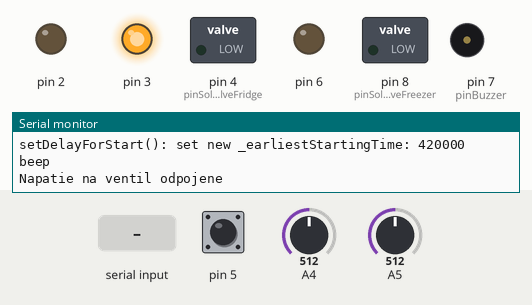
This sketch was run on a simulated Arduino Uno, built with avr-gcc and run on an emulated ATmega328P. On the bench: switched loads named in the sketch (green lamp = pin HIGH), output pins drawn as LEDs (lit = HIGH), buzzer (waves = sounding), the last lines printed to the serial monitor. Inputs (shaded band) come from the test bench; at power-on: pin 5 LOW, A5 = 512, A4 = 512.

Above: at 1.2 s.
1.3 s: pin 5 pulled HIGH for 0.15 s
At 1.46 s:
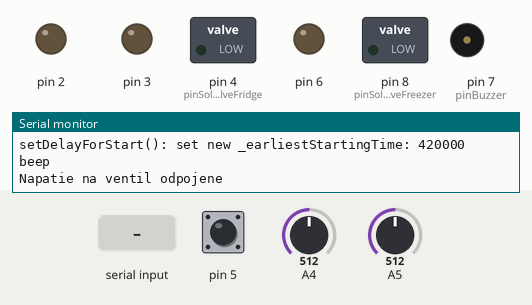
3.0 s: "f" received over Serial
At 3.21 s:
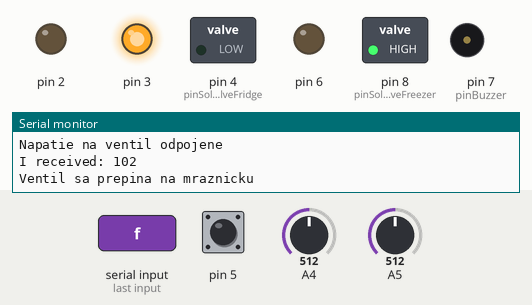
4.9 s: "z" received over Serial
At 5.2 s:
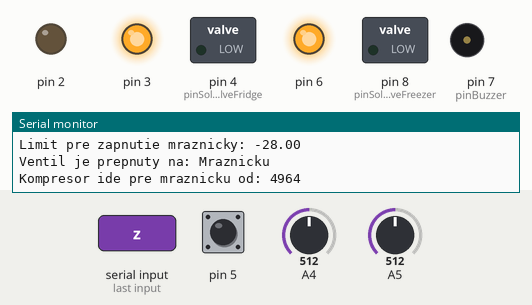
6.4 s: A5 set to 333
11.2 s: A5 set to 308
At 15.29 s:
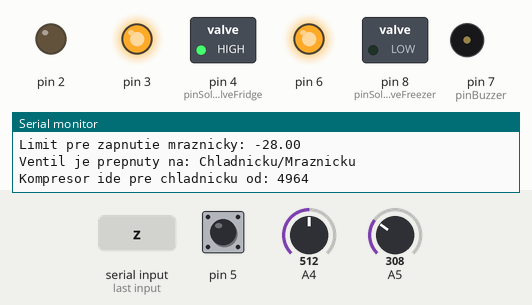
16.9 s: pin 5 pulled HIGH for 1 s
At 17.5 s:
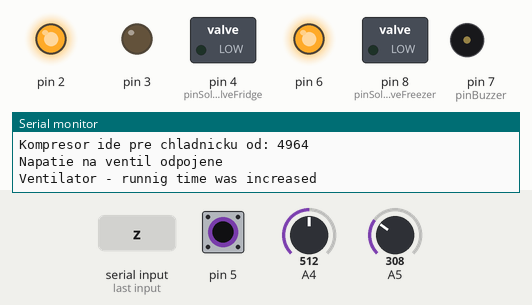
Timing chart, 0 to 19.9 s (numbered marks = the images above; inputs shaded):
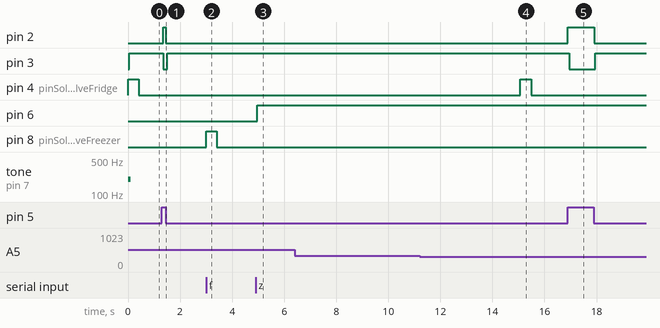

Measured:
- the behaviour switches between 322 and 321 on A5 (found by bisection; images 3 and 4)
- after the input at 1.3 s, pin 2: LOW → HIGH after 0.06 s, → LOW 0.10 s later; pin 3: HIGH → LOW after 0.06 s, → HIGH 0.15 s later
- after the input at 3.0 s, pin 8 (pinSolenoidValveFreezer): LOW → HIGH at once, → LOW 0.40 s later
- after the input at 4.9 s, pin 6: LOW → HIGH after 0.06 s
- after the input at 11.2 s, pin 4 (pinSolenoidValveFridge): LOW → HIGH after 3.9 s, → LOW 0.42 s later
- after the input at 16.9 s, pin 2: LOW → HIGH at once, → LOW 1.0 s later; pin 3: HIGH → LOW after 0.05 s, → HIGH 1.0 s later

The sketch:

Chladnicka.ino
```cpp
#include <avr/wdt.h>

#include "Config.h"
#include "Compressor.h"
#include "Ventilator.h"
#include "Lights.h"
#include "ArithAverage.h"
#include "TempSensor.h"
#include "Buzzer.h"
#include "SolenoidValve.h"
#include "Door.h"
#include "Refrigerator.h"


//* pre testnutie kompilacie, kolko pamate zabera projekt, ked je trieda CRefrigerator vytvorena na halde
//* toto testnutie ukaze cislo, kolko by to mohlo zaberat v pamati, ked je trieda CRefrigerator vytvorena na heape
//Config conf;
//CRefrigerator ref;

//* -----------------------------------------------------------
void setup() {
	new Config();
	watchdogSetup();
	Serial.begin(115200);
	new CRefrigerator();
}

//* -----------------------------------------------------------
void loop() {
	//* vynuteny restart chladnicky
	//* pokial je millis() mensi ako nastaveny cas (4 hodiny), dovtedy sa watchdog bude resetovat.
	//* pokial tento cas presiahne, tak nedovolime reset watchdogu a tym bude vynuteny reset procesoru
	if (millis() < g_pConfig->getForcedResetTime()) {
		//* resetuje watchdog
		wdt_reset();
	}
	CRefrigerator::getInstance()->loop();
	delay(50);
}

void watchdogSetup(void) {
	cli(); // disable all interrupts
	wdt_reset(); // reset the WDT timer
	/*
	Bit Name
	7	WDIF
	6	WDIE
	5	WDP3
	4	WDCE
	3	WDE
	2	WDP2
	1	WDP1
	0	WDP0

	WDP3 WDP2 WDP1 WDP0 Time-out(ms)
	0	  0    0    0    16
	0	  0    0    1    32
	0	  0    1    0    64
	0 	  0    1    1    125
	0 	  1    0    0    250
	0 	  1    0    1    500
	0 	  1    1    0    1000
	0 	  1    1    1    2000
	1 	  0    0    0    4000
	1 	  0    0    1    8000

	WDTCSR configuration:
	WDIE = 1: Interrupt Enable
	WDE = 1 :Reset Enable
	WDP3 = 0 :For 2000ms Time-out
	WDP2 = 1 :For 2000ms Time-out
	WDP1 = 1 :For 2000ms Time-out
	WDP0 = 1 :For 2000ms Time-out
	*/
	// Enter Watchdog Configuration mode:
	WDTCSR |= (1 << WDCE) | (1 << WDE);
	// Set Watchdog settings:
	WDTCSR = (1 << WDIE) | (1 << WDE) | (0 << WDP3) | (1 << WDP2) | (1 << WDP1) | (1 << WDP0);
	sei();
}

ISR(WDT_vect) // Watchdog timer interrupt.
{
	// Include your code here - be careful not to use functions they may cause the interrupt to hang and
	// prevent a reset.
	//* nedavat sem Serial.print(), lebo vyvolava prerusenie
}


//* TODO
//* po presiahnuti limitov vypnut chladnicku celu a dat alarm!
```

ArithAverage.cpp
```cpp
//
//
//

#include "ArithAverage.h"

CArithAverage::CArithAverage() {
	_sensorValues = new float[g_pConfig->getNumberOfSensorValuesForArithAverage()];
	for (int i = 0; i < g_pConfig->getNumberOfSensorValuesForArithAverage(); i++) {
		_sensorValues[i] = 9999;
	}
}

//* metoda prepisuje NUMBER_OF_SENSOR_VALUES_FOR_ARITH_AVERAGE prvkov
void CArithAverage::addValueForArithAverage(float newValue) {
	_sensorValues[_index] = newValue;
	//		Serial.print("added: ");
	//		Serial.println(newValue);
	if (_index == g_pConfig->getNumberOfSensorValuesForArithAverage() - 1) {
		_index = 0;
	} else {
		_index++;
	}
}

//* vrati aritmeticky priemer
float CArithAverage::getArithAverage() {
	int ii = 0;
	float val = 0;
	float min = 9999;
	float max = -9999;
	//Serial.print(F("Stat: cur: "));
	//Serial.print(_sensorValues[_index - 1]);
	for (int i = 0; i < g_pConfig->getNumberOfSensorValuesForArithAverage(); i++) {
		if (((int)_sensorValues[i]) != 9999) {
			val += _sensorValues[i];
			//Serial.print(_sensorValues[i]);
			//Serial.print(", ");
			min = _sensorValues[i] < min ? _sensorValues[i] : min;
			max = _sensorValues[i] > max ? _sensorValues[i] : max;
			ii++;
		}
	}
	//Serial.print(F(", min: "));
	//Serial.print(min);
	//Serial.print(F(", max: "));
	//Serial.print(max);
	val = val / ii;
	//Serial.print(F(", avr: "));
	//Serial.println(val);
	return val;
}
```

ArithAverage.h
```cpp
// ArithAverage.h

#ifndef _ARITHAVERAGE_h
#define _ARITHAVERAGE_h

#if defined(ARDUINO) && ARDUINO >= 100
	#include "arduino.h"
#else
	#include "WProgram.h"
#endif

#include "Object.h"
#include "Config.h"

class CArithAverage {
private:
	//float _sensorValues[Config::Constants::NUMBER_OF_SENSOR_VALUES_FOR_ARITH_AVERAGE];
	float * _sensorValues; // [Config::getInstance()->getNumberOfSensorValuesForArithAverage()];
	byte _index = 0;
public:
	CArithAverage();
	//* metoda prepisuje NUMBER_OF_SENSOR_VALUES_FOR_ARITH_AVERAGE prvkov
	void addValueForArithAverage(float newValue);
	//* vrati aritmeticky priemer
	float getArithAverage();
};


#endif
```

Buzzer.cpp
```cpp
//
//
//

#include "Buzzer.h"

void CBuzzer::beep() {
	Serial.println(F("beep"));
	tone(g_pConfig->getPinBuzzer()/*Config::pinBuzzer*/, 200, 100);
}

//* nastavi priznak zapnutia pipaca
//* dalsim prechodom cez loop() sa pipac zapne/vypne
void CBuzzer::setAlarm(AlarmType alarmType) {
	//* pokial nie je alarm, tak ho nastavime aj s casom zacatia a typom alarmu
	if (_isAlarm == false) {
		_isAlarm = true;
		_alarmStart = _currentMillis;
		switch (alarmType) {
			case openDoor/*Config::BUZZER__ALARM_OPEN_DOOR*/:
				_beepInterval = g_pConfig->getBuzzerAlarmOpenDoorInterval(); // Config::BUZZER__ALARM_OPEN_DOOR__INTERVAL;
				break;
			case lowTempRefrig/*Config::BUZZER__ALARM_LOW_TEMP_REFRIG*/:
				_beepInterval = g_pConfig->getBuzzerAlarmLowTempRefrigInterval(); // Config::BUZZER__ALARM_LOW_TEMP_REFRIG__INTERVAL;
				break;
			case lowTempFreezer/*Config::BUZZER__ALARM_LOW_TEMP_FREEZER*/:
				_beepInterval = g_pConfig->getBuzzerAlarmLowTempFreezerInterval(); //Config::BUZZER__ALARM_LOW_TEMP_FREEZER_INTERVAL;
				break;
		}
	}
}

//* nastavi priznak zrusenia alarmu
void CBuzzer::resetAlarm() {
	_isAlarm = false;
}

void CBuzzer::loop(unsigned long currentMillis) {
	CObject::loop(currentMillis);
	if (_isAlarm == true) {
		if (_alarmStart + _beepInterval <= currentMillis) {
			pinWriteD(!getDigitalPinStatus());
			_isAlarm = false;
		}
	} else {
		pinWriteD(false);
	}
}
```

Buzzer.h
```cpp
// Buzzer.h

#ifndef _BUZZER_h
#define _BUZZER_h

#if defined(ARDUINO) && ARDUINO >= 100
	#include "arduino.h"
#else
	#include "WProgram.h"
#endif

#include "Object.h"

enum AlarmType {
	openDoor,
	lowTempRefrig,
	lowTempFreezer
};

class CBuzzer : CObject {
private:
	bool _isAlarm = false;
	unsigned long _alarmStart = 0;
	unsigned long _beepInterval = 0;

public:
	CBuzzer() : CObject(g_pConfig->getPinBuzzer(), OUTPUT) {}

	void beep();
	//* nastavi priznak zapnutia pipaca
	//* dalsim prechodom cez loop() sa pipac zapne/vypne
	void setAlarm(AlarmType alarmType);
	//* nastavi priznak zrusenia alarmu
	void resetAlarm();
	void loop(unsigned long currentMillis);
};


#endif
```

Compressor.cpp
```cpp
#include "Compressor.h"


bool CCompressor::isStarted() {
	return _started;
}

unsigned long CCompressor::getStartedTime() {
	return _timeStarted;
}

unsigned long CCompressor::getStartingTime() {
	return _earliestStartingTime;
}

unsigned long CCompressor::getStopingTime() {
	return _earliestStopingTime;
}

void CCompressor::setEarliestStartingTime(unsigned long time) {
	_earliestStartingTime = time;
}

//* nastavi oneskorenie startu kompresora
void CCompressor::setDelayForStart() {
	if (_earliestStartingTime == 0) {
		_earliestStartingTime = millis() + g_pConfig->getCompressorDelayForStart(); //Config::COMPRESSOR__DELAY_FOR_START;
		Serial.print(F("setDelayForStart(): set new _earliestStartingTime: "));
		Serial.println(_earliestStartingTime);
	}
}

void CCompressor::startASAP() {
	_startASAP = true;
	_stopASAP = false;
}

void CCompressor::stopASAP() {
	_stopASAP = true;
	_startASAP = false;
}

void CCompressor::loop(unsigned long currentMillis) {
	CObject::loop(currentMillis);
	//* umozni zapnut kompresor hned ako sa bude dat
	if (_startASAP == true) {
		//* tato podmienka zisti, ci je nastaveny startovaci cas a ci uz je vhodny cas na start
		//* (ked je aktualny cas vacsi alebo rovny startovaciemu casu)
		if (_earliestStartingTime > 0 && currentMillis >= _earliestStartingTime) {
			Serial.println(F("CCompressor: start"));
			start();
			_earliestStartingTime = 0;
			_earliestStopingTime = currentMillis + g_pConfig->getCompressorDelayForStop(); // Config::COMPRESSOR__DELAY_FOR_STOP;
			Serial.print(F("CCompressor: _earliestStopingTime: "));
			Serial.println(_earliestStopingTime);
			_startASAP = false;
		}
	}

	//*
	if (_started == true && _stopASAP == true) {
		if (_earliestStopingTime > 0 && _earliestStopingTime <= currentMillis) {
			_stopASAP = false;
			Serial.println(F("CCompressor: stop"));
			stop();
			setDelayForStart();
		}
	}

	//* zabezpeci aby kompresor nebezal dlhsie ako povoleny cas, aby nedoslo k poskodeniu kompresoru
	if (_started == true) {
		if (_timeStarted > 0 && ((_timeStarted + g_pConfig->getCompressorLongestRunningTime()/*Config::COMPRESSOR__LONGEST_RUNNING_TIME*/) <= currentMillis)) {
			Serial.println(F("CCompressor: bezi prilis dlho, vypiname ho"));
			stop();
			setDelayForStart();
		}
	}

}

	//* tato metoda nemoze byt volana priamo z vonku, kedze zapnutie kompresoru v nevhodny cas by mohlo nicit kompresor
	//* zapne kompresor
void CCompressor::start() {
	_started = true;
	_timeStarted = _currentMillis;
	pinOnHIGH();
}

void CCompressor::stop() {
	_started = false;
	_timeStarted = 0;
	pinOnLOW();
}
```

Compressor.h
```cpp
#ifndef _COMPRESSOR_h
#define _COMPRESSOR_h

#if defined(ARDUINO) && ARDUINO >= 100
#include "arduino.h"
#else
#include "WProgram.h"
#endif

#include "Object.h"

class CCompressor :	public CObject {
private:
	//bool _possibleToStart = false;
	//unsigned long _timeWantedStart = 0;
	bool _started = false;
	//* cas nastartovania kompresora (v milisekundach)
	unsigned long _timeStarted = 0;
	bool _startASAP = false;
	bool _stopASAP = true;

	//* udrziava cas, kedy sa ma nastartovat compressor (v milisekundach)
	unsigned long _earliestStartingTime = 0;
	unsigned long _earliestStopingTime = 0;
	//* cas v milisekundach, oneskorenie startu kompresora
	//unsigned long _delayForStart = 0;

public:
	CCompressor() : CObject(g_pConfig->getPinCompressor(), OUTPUT) {

	}

	bool isStarted();
	unsigned long getStartedTime();
	unsigned long getStartingTime();
	unsigned long getStopingTime();
	void setEarliestStartingTime(unsigned long time);

	//* nastavi oneskorenie startu kompresora
	void setDelayForStart();
	void startASAP();
	void stopASAP();
	void loop(unsigned long currentMillis);
protected:
	//* tato metoda nemoze byt volana priamo z vonku, kedze zapnutie kompresoru v nevhodny cas by mohlo nicit kompresor
	//* zapne kompresor
	void start();
	void stop();
};

#endif
```

Door.cpp
```cpp
//
//
//

#include "Door.h"

bool CDoor::isDoorOpen() {
	return _isDoorOpen;
}

bool CDoor::isAlarm() {
	return _isAlarm;
}

unsigned long CDoor::getLastOpenTime() {
	return _lastOpenTime;
}

void CDoor::resetLastOpenTime() {
	_lastOpenTime = 0;
}

void CDoor::loop(unsigned long currentMillis) {
	CObject::loop(currentMillis);
	//* if door is open, pinStatus return false
	if (getDigitalPinStatus() == false) {
		if (_isDoorOpen == false) {
			_isDoorOpen = true;
			_openDoorTime = currentMillis;
		}
		_lastOpenTime = currentMillis - _openDoorTime;
	} else {
		_isDoorOpen = false;
	}

	//* set alarm flag, while door is open more than time in DOORS__ALARM_START
	if (_isDoorOpen && _openDoorTime + g_pConfig->getDoorsAlarmStart()/*Config::DOORS__ALARM_START*/ <= currentMillis) {
		_isAlarm = true;
	} else {
		_isAlarm = false;
	}
}
```

Door.h
```cpp
// Door.h

#ifndef _DOOR_h
#define _DOOR_h

#if defined(ARDUINO) && ARDUINO >= 100
	#include "arduino.h"
#else
	#include "WProgram.h"
#endif

#include "Object.h"

class CDoor : CObject {
private:
	unsigned long _openDoorTime = 0;
	unsigned long _lastOpenTime = 0;
	bool _isDoorOpen = false;
	bool _isAlarm = false;

public:
	CDoor() : CObject(g_pConfig->getPinDoorsSwitch(), INPUT) {}

	bool isDoorOpen();
	bool isAlarm();
	unsigned long getLastOpenTime();
	void resetLastOpenTime();
	void loop(unsigned long currentMillis);
};


#endif
```

Lights.cpp
```cpp
//
//
//

#include "Lights.h"


//* nastavi priznak zapnutia alebo vypnutia osvetlenia
void CLights::switchLights(bool state) {
	_switchLights = state;
}

//* nastavi priznak zapnutia alarmu
//* najblizsim prechodom cez loop, sa osvetlenie prepne
void CLights::setAlarm() {
	if (_isAlarm == false) {
		_isAlarm = true;
		_alarmStart = _currentMillis;
	}
}

//* nastavi priznak vypnutia alarmu
void CLights::resetAlarm() {
	_isAlarm = false;
}

void CLights::loop(unsigned long currentMillis) {
	CObject::loop(currentMillis);
	if (_isAlarm == true) {
		if (_alarmStart + g_pConfig->getLightsAlarmInterval()/*Config::LIGHTS__ALARM_INTERVAL*/ <= currentMillis) {
			pinWriteD(!getDigitalPinStatus());
			_isAlarm = false;
		}
	} else {
		pinWriteD(_switchLights);
	}
}
```

Lights.h
```cpp
// Lights.h

#ifndef _LIGHTS_h
#define _LIGHTS_h

#if defined(ARDUINO) && ARDUINO >= 100
	#include "arduino.h"
#else
	#include "WProgram.h"
#endif

#include "Object.h"

class CLights : CObject {
private:
	bool _switchLights = false;
	bool _isAlarm = false;
	unsigned long _alarmStart = 0;

public:
	CLights() : CObject(g_pConfig->getPinLights(), OUTPUT) {}

	//* nastavi priznak zapnutia alebo vypnutia osvetlenia
	void switchLights(bool state);
	//* nastavi priznak zapnutia alarmu
	//* najblizsim prechodom cez loop, sa osvetlenie prepne
	void setAlarm();
	//* nastavi priznak vypnutia alarmu
	void resetAlarm();
	void loop(unsigned long currentMillis);
};


#endif
```

Object.cpp
```cpp
#include "Object.h"

CObject::CObject(const byte pin, byte mode) : _pin(pin), _mode(mode) {
	_currentMillis = millis();
	pinMode(pin, mode);
	pinOnLOW();
};

CObject::CObject(const byte pin, const byte pin2, byte mode) : _pin(pin), _pin2(pin2), _mode(mode) {
	_currentMillis = millis();
	pinMode(pin, mode);
	pinMode(pin2, mode);
	pinOnLOW();
	pin2OnLOW();
};

CObject::~CObject() {
}

void CObject::loop(unsigned long currentMillis) {
	_currentMillis = currentMillis;
}

void CObject::pinWriteD(bool value) {
	digitalWrite(_pin, value);
}

void CObject::pinWriteA(int value) {
	analogWrite(_pin, value);
}

void CObject::pin2Write(bool value) {
	if (_pin2 != -1) {
		digitalWrite(_pin2, value);
	} else {
		Serial.println(F("pin2Write error!"));
	}
}

void CObject::pinOnHIGH() {
	digitalWrite(_pin, HIGH);
}

void CObject::pin2OnHIGH() {
	if (_pin2 != -1) {
		digitalWrite(_pin2, HIGH);
	} else {
		Serial.println(F("pin2OnHIGH error!"));
	}
}

void CObject::pinOnLOW() {
	digitalWrite(_pin, LOW);
}

void CObject::pin2OnLOW() {
	if (_pin2 != -1) {
		digitalWrite(_pin2, LOW);
	} else {
		Serial.println(F("pin2OnLOW error!"));
	}
}

bool CObject::getDigitalPinStatus() {
	return digitalRead(_pin) ? true : false;
}

bool CObject::getDigitalPin2Status() {
	if (_pin2 != -1) {
		return digitalRead(_pin2) ? true : false;
	} else {
		Serial.println(F("getDigitalPin2Status error!"));
		return false;
	}
}

int CObject::getAnalogPinStatus() {
	return analogRead(_pin);
}

int CObject::getAnalogPin2Status() {
	if (_pin2 = !- 1) {
		return analogRead(_pin2);
	} else {
		Serial.println(F("getAnalogPin2Status error!"));
	}
}
```

Object.h
```cpp
#ifndef _OBJECT_h
#define _OBJECT_h


#include <arduino.h>
#include "Config.h"

//Config * g_pConfig;

class CObject {
private:
	byte _pin;
	byte _pin2 = -1;
	byte _mode;

protected:
	//Config * _pConfig;
	unsigned long _currentMillis;
	void loop(unsigned long currentMillis);

public:
	CObject(const byte pin, byte mode);
	CObject(const byte pin, const byte pin2, byte mode);
	~CObject();

	void pinWriteD(bool value);
	void pinWriteA(int value);
	void pin2Write(bool value);
	void pinOnHIGH();
	void pin2OnHIGH();
	void pinOnLOW();
	void pin2OnLOW();
	bool getDigitalPinStatus();
	bool getDigitalPin2Status();
	int getAnalogPinStatus();
	int getAnalogPin2Status();
};

#endif
```

Refrigerator.h
```cpp
// Refrigerator.h

#ifndef _REFRIGERATOR_h
#define _REFRIGERATOR_h

#if defined(ARDUINO) && ARDUINO >= 100
	#include "arduino.h"
#else
	#include "WProgram.h"
#endif

#include "Config.h"
#include "Compressor.h"
#include "Ventilator.h"
#include "Lights.h"
#include "ArithAverage.h"
#include "TempSensor.h"
#include "Buzzer.h"
#include "SolenoidValve.h"
#include "Door.h"

class CRefrigerator {
private:
	CCompressor _compressor;
	bool _compressorStartedForFridge = false;
	CVentilator _ventilator;
	CLights _lights;
	CTempSensorFridge _sensorFridge;
	CTempSensorFreezer _sensorFreezer;
	CBuzzer _buzzer;
	CSolenoidValve _valve;
	CDoor _door;
	//Config * _pConfig;

	float _fridgeLowerTemperatureLimit = 0;
	float _freezerLowerTemperatureLimit = 0;

	float _temperatureFridge = 0;
	float _temperatureFreezer = 0;

	bool _tryPutDownLimitsBeforeStop = false;

	unsigned long _checkTemperatureInterval; // = Config::FRIDGE__CHECK_TEMPERATURE_INTERVAL;
	unsigned long _checkVentilatorInterval; // = Config::FRIDGE__CHECK_VENTILATOR_INTERVAL;
	unsigned long _printInterval; // = Config::FRIDGE__PRINT_INTERVAL;

	static CRefrigerator * _pRefrigerator;

public:
	//* default constructor
	CRefrigerator();
	void loop();
	static CRefrigerator * getInstance();
};

#endif
```

SolenoidValve.cpp
```cpp
//
//
//

#include "SolenoidValve.h"

CSolenoidValve::CSolenoidValve() : CObject(g_pConfig->getPinSolenoidValveFridge()/*Config::pinSolenoidValveFridge*/, g_pConfig->getPinSolenoidValveFreezer()/*Config::pinSolenoidValveFreezer*/, OUTPUT) {
	switchValveOnFridge();
}

void CSolenoidValve::switchValveOnFridge() {
	if (_switchOnFridge == false) {
		_switchOnFridge = true;
		pinOnHIGH();
		pin2OnLOW();
		_switched = _currentMillis;
		Serial.print(F("Ventil sa prepina na chladnicku "));
		Serial.println(_switched);
	}
}

void CSolenoidValve::switchValveOnFreezer() {
	if (_switchOnFridge == true) {
		_switchOnFridge = false;
		pinOnLOW();
		pin2OnHIGH();
		_switched = _currentMillis;
		Serial.println(F("Ventil sa prepina na mraznicku"));
	}
}

bool CSolenoidValve::isSwitchOnFridge() {
	return _switchOnFridge;
}

void CSolenoidValve::loop(unsigned long currentMillis) {
	CObject::loop(currentMillis);
	if (_switched != -1 && currentMillis >= _switched + g_pConfig->getValveImpulseTime()/*Config::VALVE__IMPULSE_TIME*/) {
		//* ked ubehne stanoveny cas treba vypnut zopnutie ventilu
		//* ventil sa prepina polaritou (jednosmernym napatim) a staci ho prepnut len impulzom (potom treba vypnut prud do ventilu)
		pinOnLOW();
		pin2OnLOW();
		_switched = -1;
		Serial.println(F("Napatie na ventil odpojene"));
	}
}
```

SolenoidValve.h
```cpp
// SolenoidValve.h

#ifndef _SOLENOIDVALVE_h
#define _SOLENOIDVALVE_h

#if defined(ARDUINO) && ARDUINO >= 100
	#include "arduino.h"
#else
	#include "WProgram.h"
#endif

#include "Object.h"

class CSolenoidValve : CObject {
private:
	bool _switchOnFridge = false;
	unsigned long _switched = -1;
public:
	CSolenoidValve();
	void switchValveOnFridge();
	void switchValveOnFreezer();
	bool isSwitchOnFridge();
	void loop(unsigned long currentMillis);
};


#endif
```

Source omitted: Refrigerator.cpp (8635 bytes), TempSensor.cpp (2488 bytes), TempSensor.h (2346 bytes), Ventilator.cpp (2961 bytes), Ventilator.h (804 bytes), Config.cpp (5321 bytes), Config.h (7393 bytes), Configuration.cpp (120 bytes)
